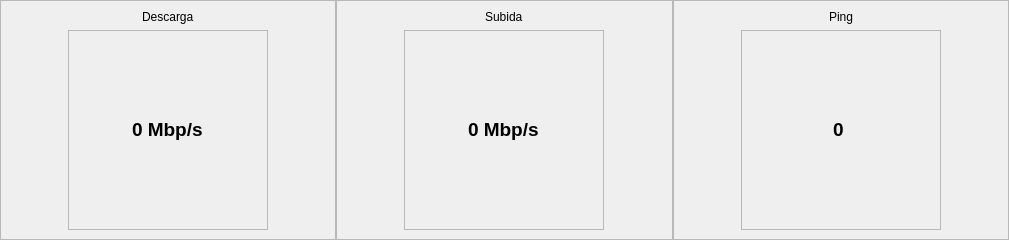
                      <widget class="QWidget" name="scrollAreaWidgetContents_3">
                       <property name="geometry">
                        <rect>
                         <x>0</x>
                         <y>0</y>
                         <width>1009</width>
                         <height>237</height>
                        </rect>
                       </property>
                       <layout class="QVBoxLayout" name="verticalLayout_10">
                        <property name="spacing">
                         <number>0</number>
                        </property>
                        <property name="leftMargin">
                         <number>0</number>
                        </property>
                        <property name="topMargin">
                         <number>0</number>
                        </property>
                        <property name="rightMargin">
                         <number>0</number>
                        </property>
                        <property name="bottomMargin">
                         <number>0</number>
                        </property>
                        <item>
                         <widget class="QWidget" name="widget_2" native="true">
                          <layout class="QHBoxLayout" name="horizontalLayout_13">
                           <property name="spacing">
                            <number>0</number>
                           </property>
                           <property name="leftMargin">
                            <number>0</number>
                           </property>
                           <property name="topMargin">
                            <number>0</number>
                           </property>
                           <property name="rightMargin">
                            <number>0</number>
                           </property>
                           <property name="bottomMargin">
                            <number>0</number>
                           </property>
                           <item>
                            <widget class="QFrame" name="frame_11">
                             <property name="frameShape">
                              <enum>QFrame::StyledPanel</enum>
                             </property>
                             <property name="frameShadow">
                              <enum>QFrame::Raised</enum>
                             </property>
                             <layout class="QGridLayout" name="gridLayout">
                              <item row="1" column="0" alignment="Qt::AlignHCenter|Qt::AlignVCenter">
                               <widget class="QFrame" name="Velocidad_C">
                                <property name="enabled">
                                 <bool>true</bool>
                                </property>
                                <property name="minimumSize">
                                 <size>
                                  <width>200</width>
                                  <height>200</height>
                                 </size>
                                </property>
                                <property name="frameShape">
                                 <enum>QFrame::StyledPanel</enum>
                                </property>
                                <property name="frameShadow">
                                 <enum>QFrame::Raised</enum>
                                </property>
                                <layout class="QHBoxLayout" name="horizontalLayout_14">
                                 <item alignment="Qt::AlignHCenter|Qt::AlignVCenter">
                                  <widget class="QLabel" name="Velocidad_Salida">
                                   <property name="font">
                                    <font>
                                     <pointsize>14</pointsize>
                                     <weight>75</weight>
                                     <bold>true</bold>
                                     <kerning>true</kerning>
                                    </font>
                                   </property>
                                   <property name="text">
                                    <string>0 Mbp/s</string>
                                   </property>
                                  </widget>
                                 </item>
                                </layout>
                               </widget>
                              </item>
                              <item row="0" column="0" alignment="Qt::AlignHCenter">
                               <widget class="QLabel" name="label_12">
                                <property name="text">
                                 <string>Descarga</string>
                                </property>
                               </widget>
                              </item>
                             </layout>
                            </widget>
                           </item>
                           <item>
                            <widget class="QFrame" name="frame_13">
                             <property name="frameShape">
                              <enum>QFrame::StyledPanel</enum>
                             </property>
                             <property name="frameShadow">
                              <enum>QFrame::Raised</enum>
                             </property>
                             <layout class="QGridLayout" name="gridLayout_2">
                              <item row="0" column="0" alignment="Qt::AlignHCenter">
                               <widget class="QLabel" name="label_13">
                                <property name="text">
                                 <string>Subida</string>
                                </property>
                               </widget>
                              </item>
                              <item row="1" column="0" alignment="Qt::AlignHCenter|Qt::AlignVCenter">
                               <widget class="QFrame" name="Subida_C">
                                <property name="enabled">
                                 <bool>true</bool>
                                </property>
                                <property name="minimumSize">
                                 <size>
                                  <width>200</width>
                                  <height>200</height>
                                 </size>
                                </property>
                                <property name="frameShape">
                                 <enum>QFrame::StyledPanel</enum>
                                </property>
                                <property name="frameShadow">
                                 <enum>QFrame::Raised</enum>
                                </property>
                                <layout class="QHBoxLayout" name="horizontalLayout_16">
                                 <item alignment="Qt::AlignHCenter|Qt::AlignVCenter">
                                  <widget class="QLabel" name="Subida_Salida">
                                   <property name="font">
                                    <font>
                                     <pointsize>14</pointsize>
                                     <weight>75</weight>
                                     <bold>true</bold>
                                     <kerning>true</kerning>
                                    </font>
                                   </property>
                                   <property name="text">
                                    <string>0 Mbp/s</string>
                                   </property>
                                  </widget>
                                 </item>
                                </layout>
                               </widget>
                              </item>
                             </layout>
                            </widget>
                           </item>
                           <item>
                            <widget class="QFrame" name="frame_12">
                             <property name="frameShape">
                              <enum>QFrame::StyledPanel</enum>
                             </property>
                             <property name="frameShadow">
                              <enum>QFrame::Raised</enum>
                             </property>
                             <layout class="QGridLayout" name="gridLayout_3">
                              <item row="1" column="0" alignment="Qt::AlignHCenter|Qt::AlignVCenter">
                               <widget class="QFrame" name="Ping_C">
                                <property name="enabled">
                                 <bool>true</bool>
                                </property>
                                <property name="minimumSize">
                                 <size>
                                  <width>200</width>
                                  <height>200</height>
                                 </size>
                                </property>
                                <property name="frameShape">
                                 <enum>QFrame::StyledPanel</enum>
                                </property>
                                <property name="frameShadow">
                                 <enum>QFrame::Raised</enum>
                                </property>
                                <layout class="QHBoxLayout" name="horizontalLayout_15">
                                 <item alignment="Qt::AlignHCenter|Qt::AlignVCenter">
                                  <widget class="QLabel" name="Ping_Salida">
                                   <property name="font">
                                    <font>
                                     <pointsize>14</pointsize>
                                     <weight>75</weight>
                                     <bold>true</bold>
                                     <kerning>true</kerning>
                                    </font>
                                   </property>
                                   <property name="text">
                                    <string>0 </string>
                                   </property>
                                  </widget>
                                 </item>
                                </layout>
                               </widget>
                              </item>
                              <item row="0" column="0" alignment="Qt::AlignHCenter">
                               <widget class="QLabel" name="label_14">
                                <property name="text">
                                 <string>Ping</string>
                                </property>
                               </widget>
                              </item>
                             </layout>
                            </widget>
                           </item>
                          </layout>
                         </widget>
                        </item>
                       </layout>
                      </widget>
